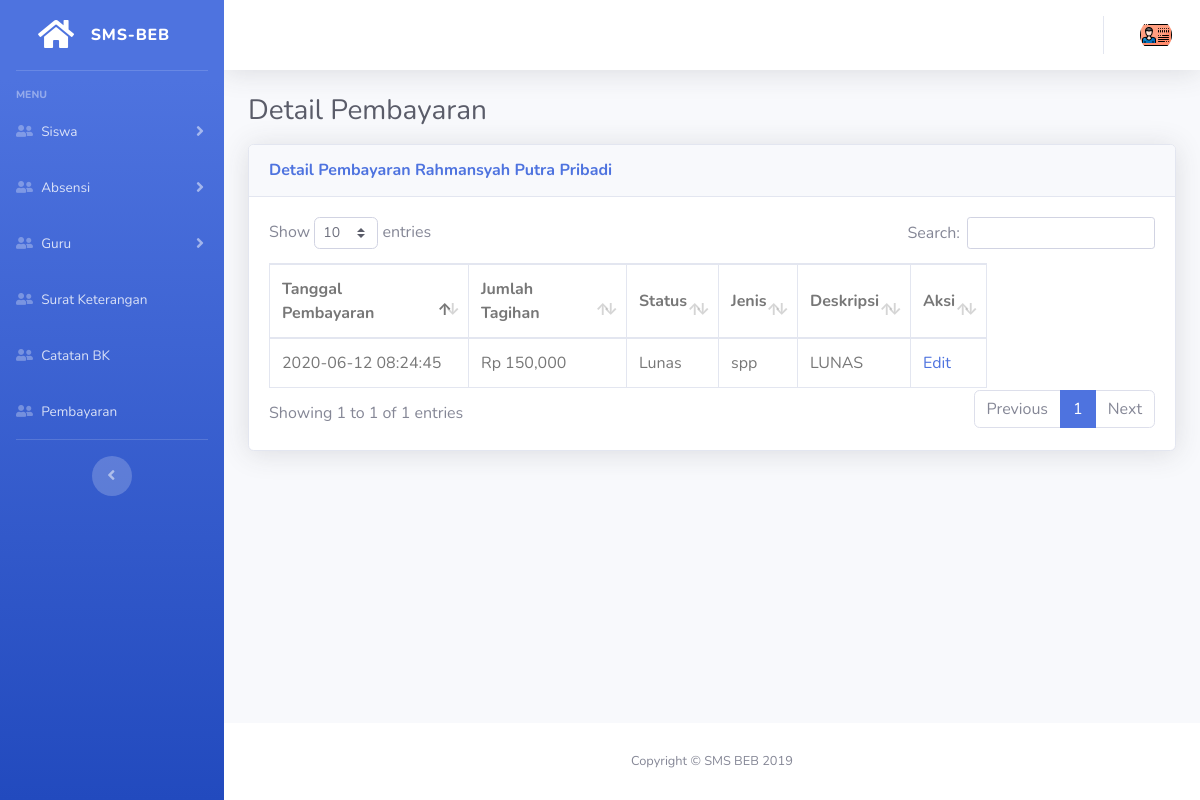
The app's page /dashboard/pembayaran/detail/9459 with its own data.
### tables this page shows
CREATE TABLE `tb_siswa` (
  `nis` varchar(11) NOT NULL,
  `nama` varchar(30) NOT NULL,
  `email` varchar(50) NOT NULL,
  `password` varchar(50) NOT NULL,
  `jenis_kelamin` tinyint(1) NOT NULL,
  `id_kelas` varchar(5) NOT NULL,
  `alamat` varchar(100) NOT NULL,
  `tempat_lahir` varchar(50) NOT NULL,
  `tanggal_lahir` date NOT NULL,
  `no_hp` varchar(13) NOT NULL,
  `kode` enum('User') DEFAULT NULL,
  `foto` varchar(100) NOT NULL
);

CREATE TABLE `tb_pembayaran` (
  `id` int(6) NOT NULL,
  `nis` varchar(11) NOT NULL,
  `tanggal` timestamp NOT NULL DEFAULT current_timestamp(),
  `jml_tagihan` int(8) NOT NULL,
  `status` varchar(8) NOT NULL DEFAULT 'Lunas',
  `jenis_pembayaran` tinyint(1) NOT NULL COMMENT '''SPP Tahun 1'',''SPP Tahun 2'',''SPP Tahun 3'',''Study Tour''',
  `deskripsi` varchar(50) DEFAULT NULL
);

### application/views/backend/layout/content.php (called while the page is built)
<?php
include str_replace("system", "application/views/backend/content", BASEPATH)."/$content.php";
 ?>

### application/controllers/dashboard/Pembayaran.php (called while the page is built, shortened)
<?php
class Pembayaran extends CI_Controller {
	function __construct()
  	{
		$this->low = "tb_pembayaran";
    }
	public function detail($id){
		$data['title'] = "Detail BK";
		$data['content'] = "$this->low/_detail";
		$data['type'] = 'Ubah';
		$data['ql'] = $this->db->query("SELECT ta.*, ts.nama, ts.nis FROM tb_pembayaran ta JOIN tb_siswa ts on ta.nis=ts.nis where ts.nis='$id'")->result_array();
		$data['data'] = $this->db->get_where("tb_siswa", ['nis' => $id])->row_array();
		$this->load->view('backend/index',$data);
	}
}

### index.php (called while the page is built, shortened)
<?php
require_once BASEPATH.'core/CodeIgniter.php';

### application/views/backend/content/tb_pembayaran/_detail.php (the view)
<div class="container-fluid">
<div class="d-sm-flex align-items-center justify-content-between mb-3">
  <span class="h3 mb-0 text-gray-800">Detail Pembayaran</span>
</div>
<div class="card shadow mb-4">
  <div class="card-header py-3">
    <h6 class="m-0 font-weight-bold text-primary">
    Detail Pembayaran <?= $data['nama'] ?></h6>
  </div>
  <div class="card-body">
  <table class="table table-bordered dataTable" id="dataTable">
     <thead>
        <tr>
            <th>Tanggal Pembayaran</th>
            <th>Jumlah Tagihan</th>
            <th>Status</th>
            <th>Jenis</th>
            <th>Deskripsi</th>
            <th>Aksi</th>
        </tr>
     </thead>
     <tbody>
      <?php
        $jenis = ['', 'spp', 'study tour'];
        foreach ($ql as $data) {
      ?>
      <tr>
          <td><?= $data["tanggal"] ?></td>
          <td><?= "Rp ".number_format($data["jml_tagihan"]) ?></td>
          <td><?= "Lunas" ?></td>
          <td><?= $jenis[$data["jenis_pembayaran"]] ?></td>
          <td><?= $data["deskripsi"] ?></td>
          <td><a href="<?= base_url('dashboard/pembayaran/edit/'.$data['id']) ?>">Edit</a></td>
      </tr>
      <?php } ?>
      </tbody>
  </table>
  </div>
</div>
</div>

### assets/css/custom.css (style rules this page uses)
.table-bordered { color: #777; cursor: default; }
.table-bordered td a { float: left; }
.table-bordered th, .table-bordered td { vertical-align: middle !important; }

### records on screen
tb_siswa: nama "Rahmansyah Putra Pribadi"
tb_pembayaran: tanggal "2020-06-12 08:24:45", jml_tagihan "150,000", jenis_pembayaran "spp", deskripsi "LUNAS"
